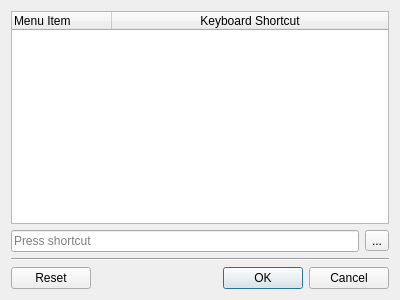
<?xml version="1.0" encoding="UTF-8"?>
<ui version="4.0">
 <class>ActionDialog</class>
 <widget class="QDialog" name="ActionDialog">
  <property name="geometry">
   <rect>
    <x>0</x>
    <y>0</y>
    <width>400</width>
    <height>300</height>
   </rect>
  </property>
  <property name="windowTitle">
   <string>Customize Keyboard</string>
  </property>
  <layout class="QVBoxLayout" name="verticalLayout">
   <item>
    <widget class="QTableWidget" name="actionsTable">
     <property name="alternatingRowColors">
      <bool>true</bool>
     </property>
     <property name="sortingEnabled">
      <bool>true</bool>
     </property>
     <property name="columnCount">
      <number>2</number>
     </property>
     <attribute name="horizontalHeaderStretchLastSection">
      <bool>true</bool>
     </attribute>
     <attribute name="verticalHeaderStretchLastSection">
      <bool>false</bool>
     </attribute>
     <column>
      <property name="text">
       <string>Menu Item</string>
      </property>
      <property name="textAlignment">
       <set>AlignLeading|AlignVCenter</set>
      </property>
     </column>
     <column>
      <property name="text">
       <string>Keyboard Shortcut</string>
      </property>
     </column>
    </widget>
   </item>
   <item>
    <layout class="QHBoxLayout" name="horizontalLayout_2">
     <item>
      <widget class="QKeySequenceEdit" name="keySequenceEdit"/>
     </item>
     <item>
      <widget class="QToolButton" name="clearShortcut">
       <property name="text">
        <string>...</string>
       </property>
       <property name="icon">
        <iconset resource="../../resources.qrc">
         <normaloff>:/images/text_clear.png</normaloff>:/images/text_clear.png</iconset>
       </property>
      </widget>
     </item>
    </layout>
   </item>
   <item>
    <widget class="Line" name="line">
     <property name="orientation">
      <enum>Qt::Horizontal</enum>
     </property>
    </widget>
   </item>
   <item>
    <layout class="QHBoxLayout" name="horizontalLayout">
     <item>
      <widget class="QDialogButtonBox" name="buttonBox">
       <property name="orientation">
        <enum>Qt::Horizontal</enum>
       </property>
       <property name="standardButtons">
        <set>QDialogButtonBox::Cancel|QDialogButtonBox::Ok|QDialogButtonBox::Reset</set>
       </property>
      </widget>
     </item>
    </layout>
   </item>
  </layout>
 </widget>
 <resources>
  <include location="../../resources.qrc"/>
 </resources>
 <connections>
  <connection>
   <sender>buttonBox</sender>
   <signal>accepted()</signal>
   <receiver>ActionDialog</receiver>
   <slot>accept()</slot>
   <hints>
    <hint type="sourcelabel">
     <x>248</x>
     <y>254</y>
    </hint>
    <hint type="destinationlabel">
     <x>157</x>
     <y>274</y>
    </hint>
   </hints>
  </connection>
  <connection>
   <sender>buttonBox</sender>
   <signal>rejected()</signal>
   <receiver>ActionDialog</receiver>
   <slot>reject()</slot>
   <hints>
    <hint type="sourcelabel">
     <x>316</x>
     <y>260</y>
    </hint>
    <hint type="destinationlabel">
     <x>286</x>
     <y>274</y>
    </hint>
   </hints>
  </connection>
 </connections>
</ui>
